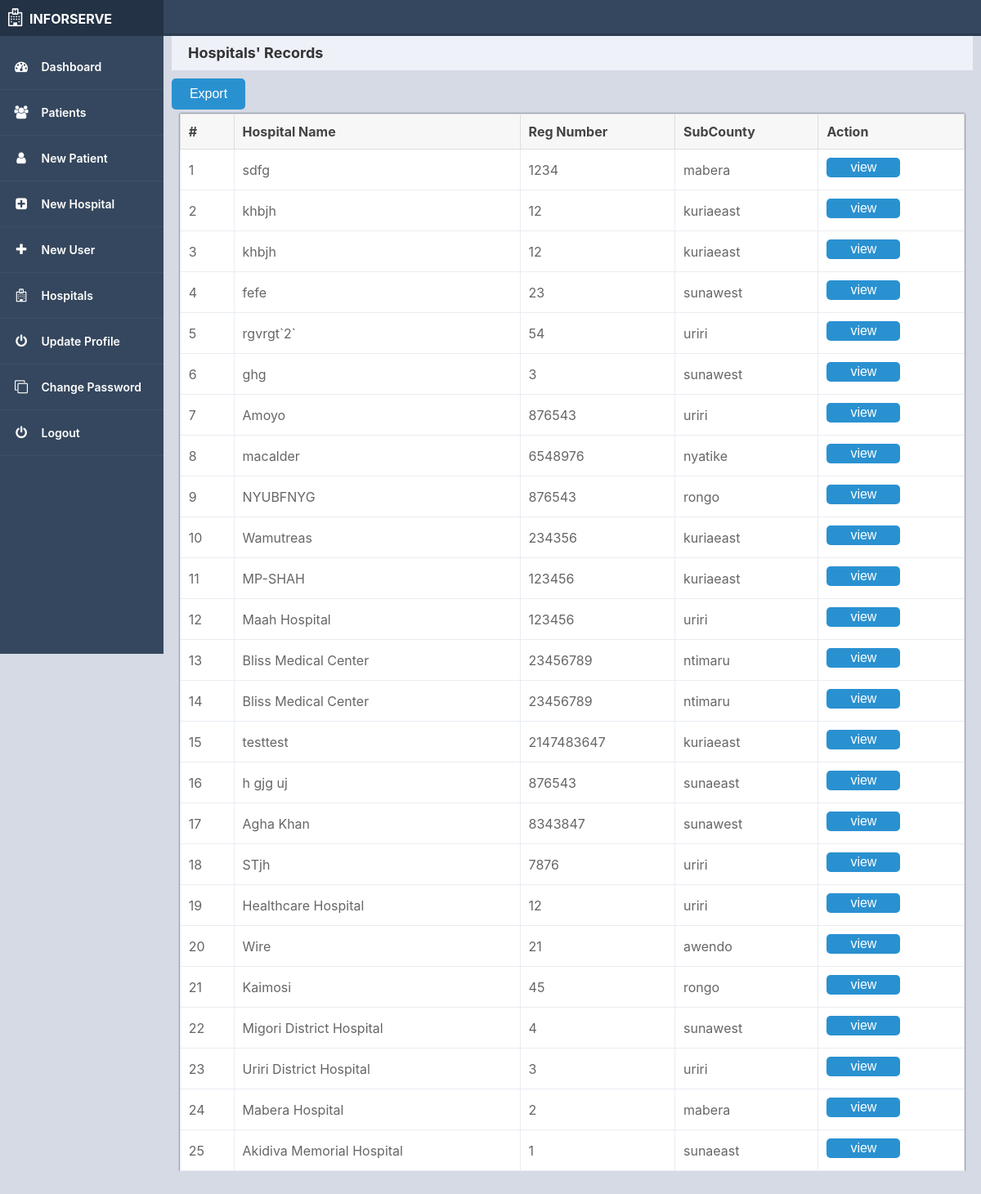
/manage-hospitals.php (signed in), run on the app's committed database.
### tables this page shows
CREATE TABLE `hospitals` (
  `id` bigint(20) UNSIGNED NOT NULL,
  `hospital_name` varchar(255) NOT NULL,
  `reg_number` int(11) NOT NULL,
  `subcounty` varchar(255) NOT NULL,
  `created_at` varchar(50) DEFAULT NULL
);

### manage-hospitals.php (the view, shortened to what this page needs)
<?php
    include('includes/dbconnection.php');
    if (strlen($_SESSION['sessionid']==0))
    {
        header('location:logout.php');
    }
    else
    {
        function fetch_hospital()
        {
            global $con,$userid,$hospitalID;
            $sql = "SELECT * FROM hospitals ORDER BY id DESC";
            $res_data = mysqli_query($con,$sql);
            $count = 0;
            while( $row = mysqli_fetch_assoc($res_data))
            {
                $hospitalID = $row['id'];
                $name = $row['hospital_name'];
                $regnumber = $row['reg_number'];
                $subcounty = $row['subcounty'];
                $count = $count+1;
                ?>
                <tr>
                    <td data-label="Serial"><?php echo $count ?></td>
                    <td data-label="name"><?php echo $name?></td>
                    <td data-label="identification"><?php echo $regnumber?></td>
                    <td data-label="gender"><?php echo $subcounty?></td>
                 <td data-label="action"><a href="single-hospital.php?hospital_id=<?php echo $hospitalID ?>"><button style="padding:3px;">view</button></a></td>
                </tr>
                <?php
            }
        }
        ?>
    <?php include 'includes/header.php';?>
        <div class="main-content">
            <div class="title">
                Hospitals' Records
            </div>
            <div class="main">
                <a href="hospital-pdf.php" class="right"><button>Export</button> </a>
                <table class="table">
                    <thead>
                        <th>#</th>
                        <th>Hospital Name</th>
                        <th>Reg Number</th>
                        <th>SubCounty</th>
                        <th>Action</th>
                    </thead>
                    <tbody>
                        <?php
                        fetch_hospital();
                        ?>
                    </tbody>
                </table>
            </div>
        </div>
        <?php include_once('includes/footer.php');?>
        <?php
    }
    ?>

### css/main.css (style rules this page uses)
* { box-sizing: border-box; }
body { margin: 0; padding: 0; font-family: 'Source Sans Pro', sans-serif; background-color: #d5dae5; -webkit-font-smoothing: antialiased; -moz-osx-font-smoothing: grayscale; }
.main-content { padding: 40px; margin-top: 0; padding: 10px; padding-top: 44px; height: 100%; overflow: scroll; }
.main-content .title { background-color: #eef1f7; padding: 10px 20px; font-weight: 700; color: #333; font-size: 18px; }
@media screen and (min-width: 600px) { .main-content { margin-left: 70px; } }
@media screen and (min-width: 800px) { .main-content { margin-left: 200px; } }
.main { display: flex; flex-flow: row wrap; overflow: hidden; }
.table { padding: 10px; border-collapse: collapse; width: 98%; margin-left: 1%; margin-left: 1%; padding: 20px; border-radius: 0px; background: #fff; box-shadow: 0 0 2px 0 #253b49; }
.table th { padding: 10px 10px; text-align: left; }
.table thead th { border: 1px solid #ddd; font-size: 16px; color: #000; border: 1px solid #ddd; background: #f7f7f8; border-color: #ddd; color: #444444; }
.table tbody td { border: 1px solid #e9ecf2; font-size: 16px; margin-left: 0px; padding: 10px; }
.table tbody tr td :nth-child(1) { text-align: center!important; }
.table tbody tr td { text-align: left; }

### css/forms.css (style rules this page uses)
div, form, input, select, p { padding: 0; margin: 0; margin-bottom: 10px; width: -webkit-fill-available; outline: none; font-family: -apple-system, BlinkMacSystemFont, "segoe ui", roboto, oxygen, ubuntu, cantarell, "fira sans", "droid sans", "helvetica neue", Arial, sans-serif; color: #666; line-height: 22px; }
.item:hover p, .item:hover i, .question:hover p, .question label:hover, input:hover, a { color: #070808; }
button { width: 90px; padding: 10px; border: none; border-radius: 5px; background: #2a91d1; font-size: 16px; color: #fff; cursor: pointer; margin-bottom: 5px; }

### data on the page
hospitals: hospital_name "sdfg", reg_number "1234", subcounty "mabera"
hospitals: hospital_name "khbjh", reg_number "12", subcounty "kuriaeast"
hospitals: hospital_name "khbjh", reg_number "12", subcounty "kuriaeast"
hospitals: hospital_name "fefe", reg_number "23", subcounty "sunawest"
hospitals: hospital_name "rgvrgt`2`", reg_number "54", subcounty "uriri"
hospitals: hospital_name "ghg", reg_number "3", subcounty "sunawest"
hospitals: hospital_name "Amoyo", reg_number "876543", subcounty "uriri"
hospitals: hospital_name "macalder", reg_number "6548976", subcounty "nyatike"
hospitals: hospital_name "NYUBFNYG", reg_number "876543", subcounty "rongo"
hospitals: hospital_name "Wamutreas", reg_number "234356", subcounty "kuriaeast"
hospitals: hospital_name "MP-SHAH", reg_number "123456", subcounty "kuriaeast"
hospitals: hospital_name "Maah Hospital", reg_number "123456", subcounty "uriri"
hospitals: hospital_name "Bliss Medical Center", reg_number "23456789", subcounty "ntimaru"
hospitals: hospital_name "Bliss Medical Center", reg_number "23456789", subcounty "ntimaru"
hospitals: hospital_name "testtest", reg_number "2147483647", subcounty "kuriaeast"
hospitals: hospital_name "h gjg uj", reg_number "876543", subcounty "sunaeast"
hospitals: hospital_name "Agha Khan", reg_number "8343847", subcounty "sunawest"
hospitals: hospital_name "STjh", reg_number "7876", subcounty "uriri"
hospitals: hospital_name "Healthcare Hospital", reg_number "12", subcounty "uriri"
hospitals: hospital_name "Wire", reg_number "21", subcounty "awendo"
hospitals: hospital_name "Kaimosi", reg_number "45", subcounty "rongo"
hospitals: hospital_name "Migori District Hospital", reg_number "4", subcounty "sunawest"
hospitals: hospital_name "Uriri District Hospital", reg_number "3", subcounty "uriri"
hospitals: hospital_name "Mabera Hospital", reg_number "2", subcounty "mabera"
hospitals: hospital_name "Akidiva Memorial Hospital", reg_number "1", subcounty "sunaeast"
